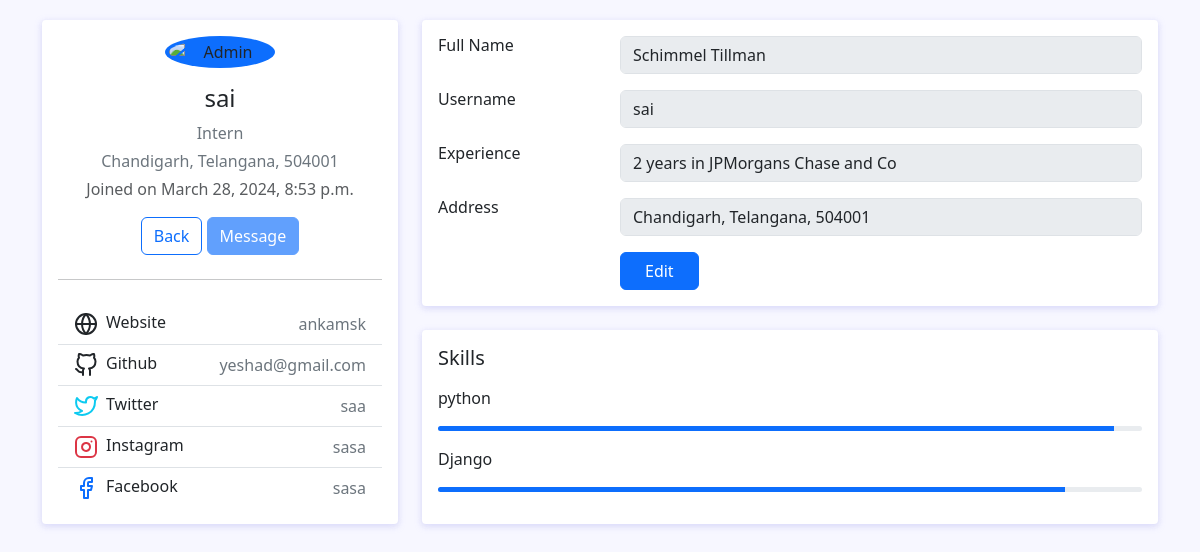
/userprofile/1/ (signed in), run on the app's committed database.
### app/models.py (models this page shows)
class CustomUser(AbstractUser):
    city = models.TextField()
    state = models.TextField()
    zip_code = models.TextField()
    skills = models.CharField(max_length=256, blank=True)  # Comma separated list of skills
    skills_range= models.CharField(max_length=256, blank=True)
    websitelinks = models.CharField(max_length=256, blank=True)
    role = models.CharField(max_length=256, default='Fresher')
    experience=models.CharField(max_length=256, blank=True)

### app/views.py (the view)
# urls.py: path('userprofile/<str:pk>/',viewProfile,name='viewProfile'),
def viewProfile(request,pk):
    profile=CustomUser.objects.get(id=pk)
    skills=profile.skills
    skills_range=request.user.skills_range.split(',')
    skills=skills.split(',')
    skills=list(zip(skills,skills_range))
    print(skills)
    links=profile.websitelinks.split(',')
    return render(request,'userprofile.html',{'profile':profile,'skills':skills,'ownweb':links[0],'second':links[1],'third':links[2],'forth':links[3],'fifth':links[4]})

### templates/userprofile.html (shortened to what this page needs)
<!DOCTYPE html>
<html lang="en">
<head>
    <link href="https://cdn.jsdelivr.net/npm/bootstrap@5.3.3/dist/css/bootstrap.min.css" rel="stylesheet">
</head>
<body>
<div class="container">
		<div class="main-body">
			<div class="row">
				<div class="col-lg-4">
					<div class="card">
						<div class="card-body">
							<div class="d-flex flex-column align-items-center text-center">
								<img src="https://bootdey.com/img/Content/avatar/avatar6.png" alt="Admin" class="rounded-circle p-1 bg-primary" width="110">
								<div class="mt-3">
									<h4>{{ profile.username }}</h4>
									<p class="text-secondary mb-1">{{ profile.role }}</p>
									<p class="text-secondary  mb-1">{{ profile.city }}, {{ profile.state }}, {{ profile.zip_code }}</p>
                                    <p class="text-muted font-size-sm"> Joined on {{ profile.date_joined }}</p>
									<a role="button" href="/" class="btn btn-outline-primary">Back</a>
                                    {% if profile == request.user %}
									<button role="button" href="{% url 'sendrequest' profile.id %}"  title="Can't Message Yourself" disabled class="btn btn-primary">Message</button>
                                    {% else %}
                                    <a role="button" href="{% url 'sendrequest' profile.id %}" class="btn btn-primary">Message</a>
                                    {% endif %}
                                </div>
							</div>
							<hr class="my-4">
							<ul class="list-group list-group-flush">
								<li class="list-group-item d-flex justify-content-between align-items-center flex-wrap">
									<h6 class="mb-0">Website</h6>
									<span class="text-secondary">{{ ownweb }}</span>
								</li>
								<li class="list-group-item d-flex justify-content-between align-items-center flex-wrap">
									<h6 class="mb-0">Github</h6>
									<span class="text-secondary">{{ second }}</span>
								</li>
								<li class="list-group-item d-flex justify-content-between align-items-center flex-wrap">
									<h6 class="mb-0">Twitter</h6>
									<span class="text-secondary">{{ third }}</span>
								</li>
								<li class="list-group-item d-flex justify-content-between align-items-center flex-wrap">
									<h6 class="mb-0">Instagram</h6>
									<span class="text-secondary">{{ forth }}</span>
								</li>
								<li class="list-group-item d-flex justify-content-between align-items-center flex-wrap">
									<h6 class="mb-0">Facebook</h6>
									<span class="text-secondary">{{ fifth }}</span>
								</li>
							</ul>
						</div>
					</div>
				</div>
				<div class="col-lg-8">
					<div class="card">
						<div class="card-body">
							<div class="row mb-3">
								<div class="col-sm-3">
									<h6 class="mb-0">Full Name</h6>
								</div>
								<div class="col-sm-9 text-secondary">
									<input type="text" class="form-control" value="{{profile.last_name }} {{ profile.first_name}} "  disabled />
								</div>
							</div>
							<div class="row mb-3">
								<div class="col-sm-3">
									<h6 class="mb-0">Username</h6>
								</div>
								<div class="col-sm-9 text-secondary">
									<input type="text" class="form-control" value="{{profile.username}}" disabled>
								</div>
							</div>
							<div class="row mb-3">
								<div class="col-sm-3">
									<h6 class="mb-0">Experience</h6>
								</div>
								<div class="col-sm-9 text-secondary">
									<input type="text" class="form-control" value="{{ profile.experience }}" disabled>
								</div>
							</div>
							<div class="row mb-3">
								<div class="col-sm-3">
									<h6 class="mb-0">Address</h6>
								</div>
								<div class="col-sm-9 text-secondary">
									<input type="text" class="form-control" value="{{ profile.city }}, {{ profile.state }}, {{ profile.zip_code }}" disabled>
								</div>
							</div>
							{% if request.user == profile %}
							<div class="row">
								<div class="col-sm-3"></div>
								<div class="col-sm-9 text-secondary">
									<a type="button" id="btn1" class="btn btn-primary px-4" href="{% url 'editProfile' %}">Edit</a>
								</div>
							</div>
							{% endif %}
						</div>
					</div>
					<div class="row">
						<div class="col-sm-12">
							<div class="card">
								<div class="card-body">
									<h5 class="d-flex align-items-center mb-3">Skills</h5>
                                    {% for i,j in  skills %}
									<p>{{ i }}</p>
									<div class="progress mb-3" style="height: 5px">
										<div class="progress-bar bg-primary" role="progressbar" style="width: {{j}}%" aria-valuenow="80" aria-valuemin="0" aria-valuemax="100"></div>
									</div>
                                    {% endfor %}
								</div>
							</div>
						</div>
					</div>
				</div>
			</div>
		</div>
	</div>
</body>
</html>

### templates/userprofile.html (style rules this page uses)
body { background: #f7f7ff; margin-top:20px; }
.card { position: relative; display: flex; flex-direction: column; min-width: 0; word-wrap: break-word; background-color: #fff; background-clip: border-box; border: 0 solid transparent; border-radius: .25rem; margin-bottom: 1.5rem; box-shadow: 0 2px 6px 0 rgb(218 218 253 / 65%), 0 2px 6px 0 rgb(206 206 238 / 54%); }
.me-2 { margin-right: .5rem!important; }

### data on the page
CustomUser: username "sai", role "Intern", city "Chandigarh", state "Telangana", zip_code "504001", date_joined "March 28, 2024, 8:53 p.m.", last_name "Schimmel Tillman", experience "2 years in JPMorgans Chase and Co", city "Chandigarh, Telangana, 504001"

### other printed values
{{ ownweb }} "ankamsk"
{{ second }} "yeshad@gmail.com"
{{ third }} "saa"
{{ forth }} "sasa"
{{ fifth }} "sasa"
{{ i }} "python" "Django"
